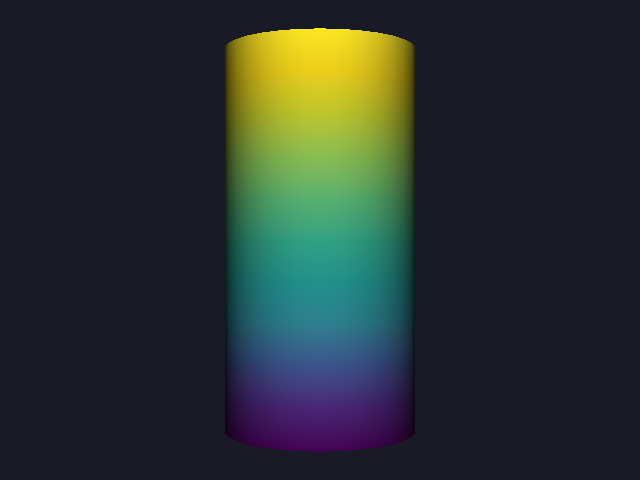

Write the Python code that produced this figure.
#!/usr/bin/env python

# Build a color transfer function from an inline Viridis JSON colormap.

import json

# Factory overrides: importing these modules registers the OpenGL rendering
# and interaction style implementations for vtkRenderingCore factory classes.
import vtkmodules.vtkInteractionStyle  # noqa: F401
import vtkmodules.vtkRenderingOpenGL2  # noqa: F401

# VTK pipeline classes used in this example
from vtkmodules.vtkFiltersCore import vtkElevationFilter
from vtkmodules.vtkFiltersSources import vtkCylinderSource
from vtkmodules.vtkRenderingCore import (
    vtkActor,
    vtkDiscretizableColorTransferFunction,
    vtkPolyDataMapper,
    vtkRenderWindow,
    vtkRenderWindowInteractor,
    vtkRenderer,
)

# JSON colormap: the "Viridis" colormap embedded inline.
# This perceptually uniform sequential colormap is widely used
# for scientific visualization. Format matches ParaView export.
COLORMAP_JSON = json.loads("""
[
  {
    "ColorSpace": "Lab",
    "Creator": "Matplotlib",
    "Name": "Viridis (matplotlib)",
    "NanColor": [1.0, 0.0, 0.0],
    "RGBPoints": [
      0.0,    0.267004, 0.004874, 0.329415,
      0.1,    0.282327, 0.140926, 0.457517,
      0.2,    0.229739, 0.322361, 0.545706,
      0.3,    0.172719, 0.498103, 0.557937,
      0.4,    0.127568, 0.566949, 0.550556,
      0.5,    0.190631, 0.632739, 0.510488,
      0.6,    0.342890, 0.693840, 0.432390,
      0.7,    0.536553, 0.741509, 0.314060,
      0.8,    0.741388, 0.772852, 0.165530,
      0.9,    0.925937, 0.808720, 0.097855,
      1.0,    0.993248, 0.906157, 0.143936
    ]
  }
]
""")

# Parse the JSON colormap into a vtkDiscretizableColorTransferFunction
cm = COLORMAP_JSON[0]

ctf = vtkDiscretizableColorTransferFunction()

interp_space = cm.get("ColorSpace", "RGB").lower()
if interp_space == "lab":
    ctf.SetColorSpaceToLab()
elif interp_space == "hsv":
    ctf.SetColorSpaceToHSV()
elif interp_space == "diverging":
    ctf.SetColorSpaceToDiverging()
else:
    ctf.SetColorSpaceToRGB()

ctf.SetScaleToLinear()

if "NanColor" in cm:
    ctf.SetNanColor(*cm["NanColor"])

points = cm["RGBPoints"]
n_points = len(points) // 4
for i in range(n_points):
    x = points[i * 4]
    r = points[i * 4 + 1]
    g = points[i * 4 + 2]
    b = points[i * 4 + 3]
    ctf.AddRGBPoint(x, r, g, b)

ctf.SetNumberOfValues(n_points)
ctf.DiscretizeOff()

# Source: a cylinder oriented vertically for clear elevation mapping
cylinder = vtkCylinderSource()
cylinder.SetResolution(32)
cylinder.SetHeight(2.0)
cylinder.Update()
bounds = cylinder.GetOutput().GetBounds()

# ElevationFilter: map vertical height to scalar range [0, 1]
elevation = vtkElevationFilter()
elevation.SetLowPoint(0, bounds[2], 0)
elevation.SetHighPoint(0, bounds[3], 0)
elevation.SetInputConnection(cylinder.GetOutputPort())

# Mapper: map elevation scalars through the Viridis color transfer function
mapper = vtkPolyDataMapper()
mapper.SetInputConnection(elevation.GetOutputPort())
mapper.SetLookupTable(ctf)
mapper.SetColorModeToMapScalars()
mapper.InterpolateScalarsBeforeMappingOn()

# Actor: assign the mapped geometry
actor = vtkActor()
actor.SetMapper(mapper)

# Renderer: assemble the scene
renderer = vtkRenderer()
renderer.AddActor(actor)
renderer.SetBackground(0.1, 0.1, 0.15)

# Window: display the rendered scene
render_window = vtkRenderWindow()
render_window.AddRenderer(renderer)
render_window.SetWindowName("json color map to lut viridis")
render_window.SetMultiSamples(0)
render_window.SetSize(640, 480)

# Interactor: handle mouse and keyboard events
render_window_interactor = vtkRenderWindowInteractor()
render_window_interactor.SetRenderWindow(render_window)

# Launch the interactive visualization
render_window_interactor.Initialize()
render_window_interactor.Start()
